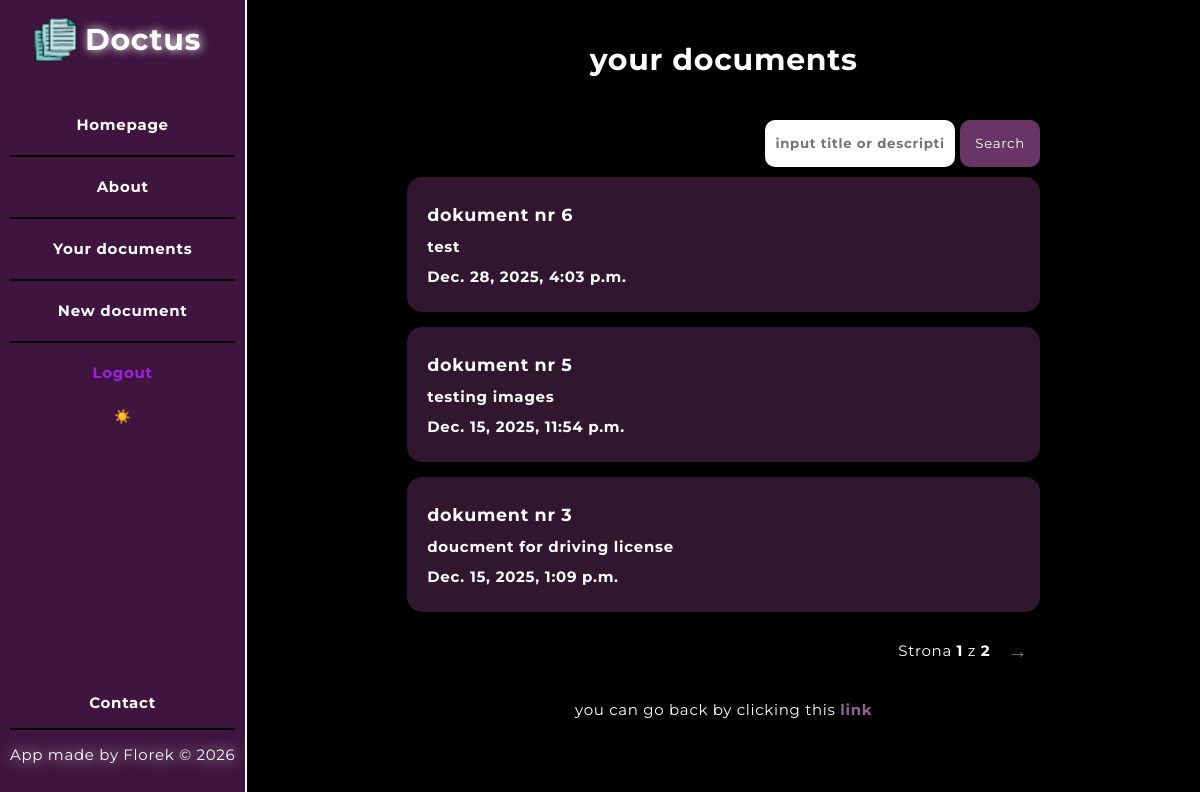
Page /documents/ (signed in) on the earlier database version.
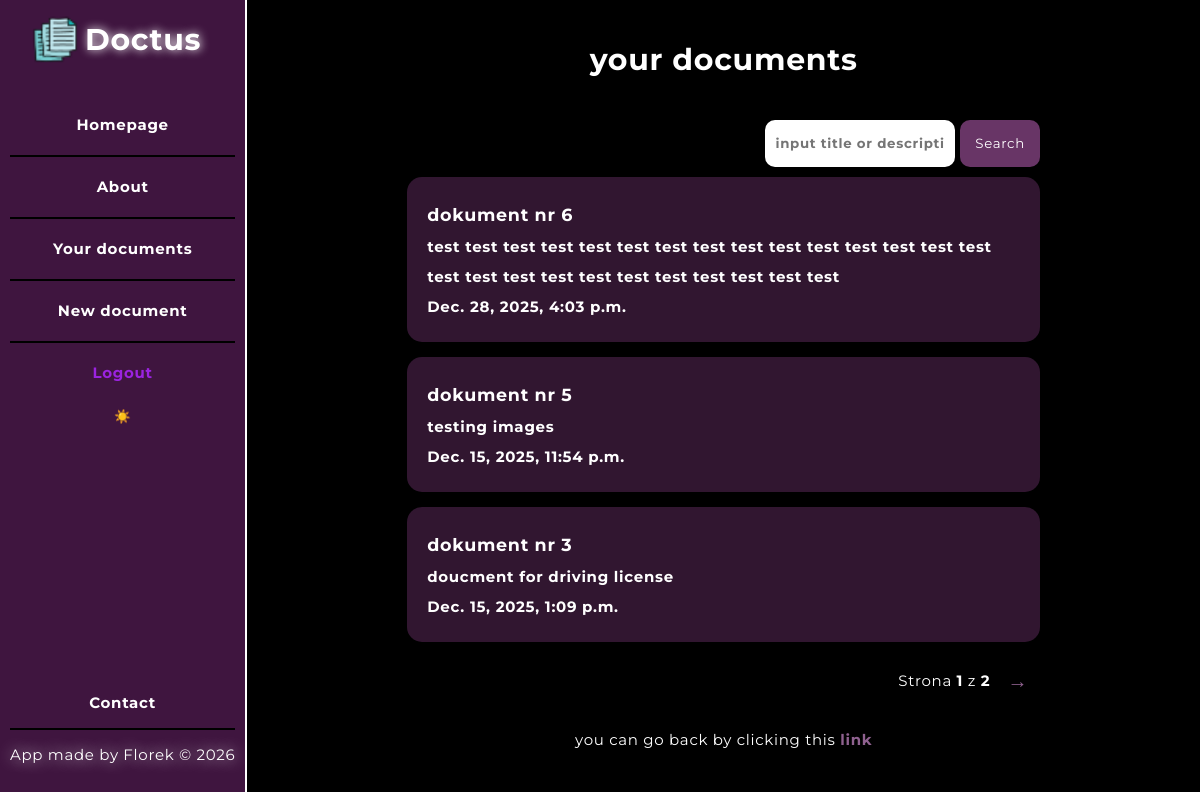
Same page on the later database version.
### documents/models.py (models this page shows, shortened)
class Document(models.Model):
    owner = models.ForeignKey(User, on_delete=models.CASCADE, related_name = "documents")
    title = models.CharField(max_length = 75)
    description = models.TextField(blank = True)
    date = models.DateTimeField(auto_now_add = True)
    slug = models.SlugField(blank = True)
    file = models.FileField(blank = True, null = True)
    class Meta:
        unique_together = ("owner", "slug")

### documents/views.py (the view)
@login_required(login_url='/users/login/')
def documents_list(request):
    query = request.GET.get('q', '')
    documents = Document.objects.filter(owner=request.user).order_by('-date') # - in descending order
    if query:
        documents = documents.filter(
            Q(title__icontains=query) |
            Q(description__icontains=query)
        )
    paginator = Paginator(documents, 3)
    page_number = request.GET.get('page')
    page_obj = paginator.get_page(page_number)
    return render(request, 'documents/documents_list.html', { 'documents': page_obj, 'query': query })

### documents/templates/documents/documents_list.html (shortened to what this page needs)
{% extends 'layout.html' %}
{% block content %}
    <h1>your documents</h1>
    <section class="documents_list">
        <div class="search_div">
            <form action="" method="get" class="search_form">
                <input type="text" placeholder="input title or description" value="{{ query }}" name="q" class="search_input">
                <button type="submit" class="submit_button"> Search </button>
            </form>
        </div>
        {% if documents %}
            {% for document in documents %}
                <article class="document">
                    <a href="{% url 'documents:page' slug=document.slug %}" class="document_link">
                        <h3>
                            {{ document.title }}
                        </h3>
                        <p>{{ document.description }}</p>
                        <p>{{ document.date}}</p>
                    </a>
                </article>
            {% endfor %}
        {% elif not documents and query %}
            <h2>no results for <span class="info_query">{{ query }}</span></h2>
        {% elif not documents %}
            <h2>Your documents list is empty, add some clicking link on your left side</h2>
        {% endif %}
        <div class="pagination">
            <span>
                Strona <b>{{ documents.number }}</b> z <b>{{ documents.paginator.num_pages }}</b>
            </span>
            {% if documents.has_next %}
                <a href="?q={{ query }}&page={{ documents.next_page_number }}" class="arrows">&rarr;</a>
            {% endif %}
        </div>
    </section>
    <p class="end_par">you can go back by clicking this <a href="/">link</a></p>
{% endblock %}

Differences in the rows shown:
changed Document "dokument nr 6": description "test" → "test test test test test test test test test test test test test test test test test test test test test test test test test test"
